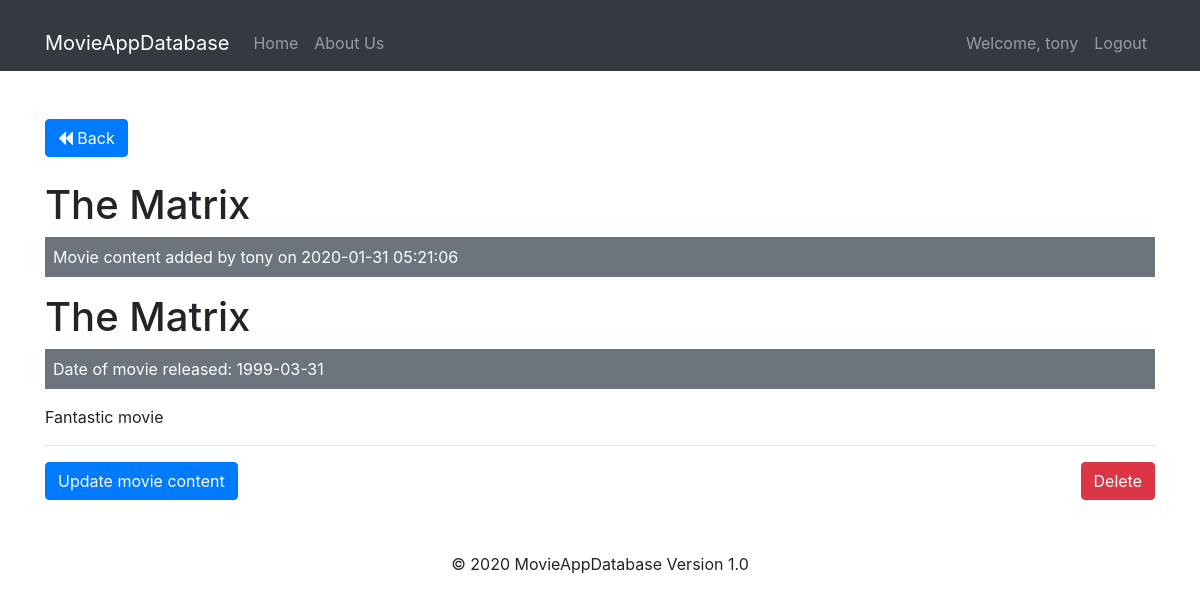
The app's page /movies/show/22 (signed in) with its own data.
### tables this page shows
CREATE TABLE `movies` (
  `id` int(11) NOT NULL,
  `user_id` int(11) NOT NULL,
  `movie_name` varchar(255) NOT NULL,
  `date_release` date NOT NULL,
  `comments` text NOT NULL,
  `created_at` datetime NOT NULL DEFAULT current_timestamp()
);

CREATE TABLE `users` (
  `id` int(11) NOT NULL,
  `user_name` varchar(75) NOT NULL,
  `user_email` varchar(75) NOT NULL,
  `password` varchar(75) NOT NULL,
  `created_at` datetime NOT NULL DEFAULT current_timestamp()
);

### app/controllers/Movies.php (called while the page is built, shortened)
<?php
class Movies extends Controller
{
  public function __construct()
  {
    $this->movieModel = $this->model('Movie');
    $this->userModel = $this->model('User');
  }
  public function show($id)
  {
    $movie = $this->movieModel->getMovieById($id);
    $user = $this->userModel->getUserById($movie->user_id);
    $data = [
      'movie' => $movie,
      'user' => $user
    ];
    $this->view('movies/show', $data);
  }
}

### app/libraries/Core.php (called while the page is built, shortened)
<?php
class Core
{
  protected $currentMethod = 'index';
  public function __construct()
  {
    $url = $this->getUrl();
    if (file_exists('../app/controllers/' . ucwords($url[0]) . '.php')) {
      unset($url[0]);
    }
    $this->currentController = new $this->currentController;
    if (isset($url[1])) {
      if (method_exists($this->currentController, $url[1])) {
        $this->currentMethod = $url[1];
        unset($url[1]);
      }
    }
    $this->params = $url ? array_values($url) : [];
    call_user_func_array([$this->currentController, $this->currentMethod], $this->params);
  }
  public function getUrl()
  {
    if (isset($_GET['url'])) {
      $url = rtrim($_GET['url'], '/');
      $url = filter_var($url, FILTER_SANITIZE_URL);
      $url = explode('/', $url);
      return $url;
    }
  }
}

### public/index.php (called while the page is built, shortened)
<?php
  $init = new Core;

### app/libraries/Database.php (called while the page is built, shortened)
<?php
class Database
{
  private $host = DB_HOST;
  private $user = DB_USER;
  private $pass = DB_PASS;
  private $dbname = DB_NAME;
  private $dbh;
  private $stmt;
  public function __construct()
  {
    $dsn = 'mysql:host=' . $this->host . ';dbname=' . $this->dbname;
    $options = array(
      PDO::ATTR_PERSISTENT => true,
      PDO::ATTR_ERRMODE => PDO::ERRMODE_EXCEPTION
    );
    try {
      $this->dbh = new PDO($dsn, $this->user, $this->pass, $options);
    } catch (PDOException $e) {
      $this->error = $e->getMessage();
      echo $this->error;
    }
  }
  public function query($sql)
  {
    $this->stmt = $this->dbh->prepare($sql);
  }
  public function bind($param, $value, $type = null)
  {
    if (is_null($type)) {
      switch (true) {
        default:
          $type = PDO::PARAM_STR;
      }
    }
    $this->stmt->bindValue($param, $value, $type);
  }
  public function execute()
  {
    return $this->stmt->execute();
  }
  public function single()
  {
    $this->execute();
    return $this->stmt->fetch(PDO::FETCH_OBJ);
  }
}

### app/models/Movie.php (called while the page is built, shortened)
<?php
class Movie
{
  private $db;
  public function __construct()
  {
    $this->db = new Database;
  }
  public function getMovieById($id)
  {
    $this->db->query('SELECT * FROM movies WHERE id = :id');
    $this->db->bind(':id', $id);
    $row = $this->db->single();
    return $row;
  }
}

### app/models/User.php (called while the page is built, shortened)
<?php
class User
{
  private $db;
  public function __construct()
  {
    $this->db = new Database;
  }
  public function getUserById($id)
  {
    $this->db->query('SELECT * FROM users WHERE id = :id');
    $this->db->bind(':id', $id);
    $row = $this->db->single();
    return $row;
  }
}

### app/views/movies/show.php (the view)
<?php require APPROOT . '/views/inc/header.php'; ?>
<a href="<?php echo URLROOT; ?>/movies" class="btn btn-primary"><i class="fa fa-backward"></i> Back</a>
<br>
<br>
<h1><?php echo $data['movie']->movie_name; ?></h1>
<div class="bg-secondary text-white p-2 mb-3">
  Movie content added by <?php echo $data['user']->user_name; ?> on <?php echo $data['movie']->created_at; ?>
</div>
<h1><?php echo $data['movie']->movie_name; ?></h1>
<div class="bg-secondary text-white p-2 mb-3">
Date of movie released: <?php echo $data['movie']->date_release; ?>
</div>
<p><?php echo $data['movie']->comments; ?></p>
<?php if ($data['movie']->user_id == $_SESSION['user_id']) : ?>
  <hr>
  <a href="<?php echo URLROOT; ?>/movies/edit/<?php echo $data['movie']->id; ?>" class="btn btn-primary">Update movie content</a>
  <form class="pull-right" action="<?php echo URLROOT; ?>/movies/delete/<?php echo $data['movie']->id; ?>" method="post">
    <input type="submit" value="Delete" class="btn btn-danger">
  </form>
<?php endif; ?>
<?php require APPROOT . '/views/inc/footer.php'; ?>

### records on screen
movies: movie_name "The Matrix", created_at "2020-01-31 05:21:06", date_release "1999-03-31", comments "Fantastic movie"
users: user_name "tony"

### other values on screen
SITENAME "MovieAppDatabase"
$_SESSION['user_name'] "tony"
